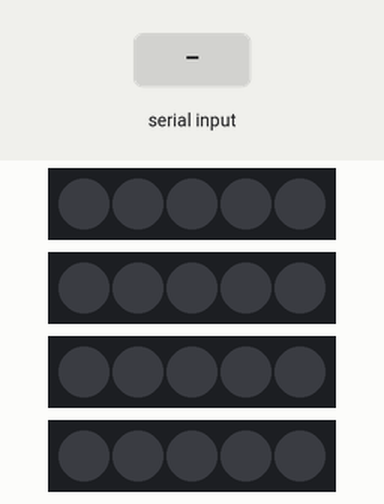
The sketch below on a simulated Arduino Uno, built with avr-gcc and run on an emulated ATmega328P. Shown: 4 × 5 RGB LEDs in strip order, left to right. The test bench sets the inputs (shaded band). Dim RGB values are drawn brighter than linear.

Above: at 1.2 s.
1.3 s: "90,45,200\n" received over Serial
At 1.46 s:
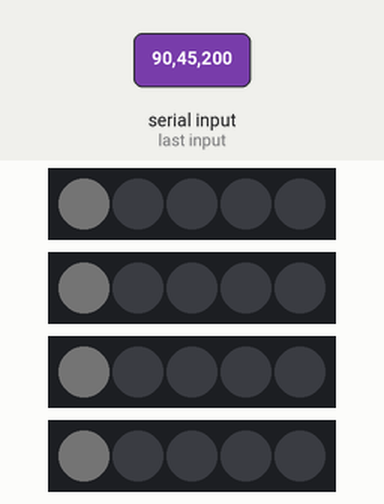
3.7 s: "30,150,10\n" received over Serial
At 6.17 s:
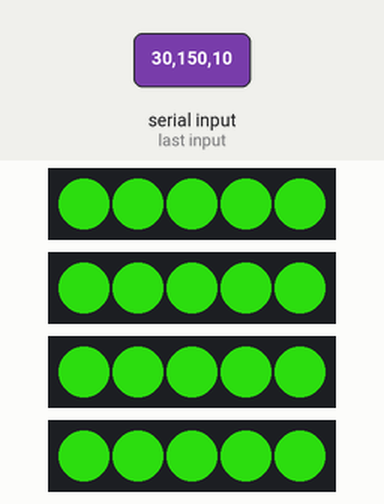
6.4 s: "90,45,200\n" received over Serial
At 7.16 s:
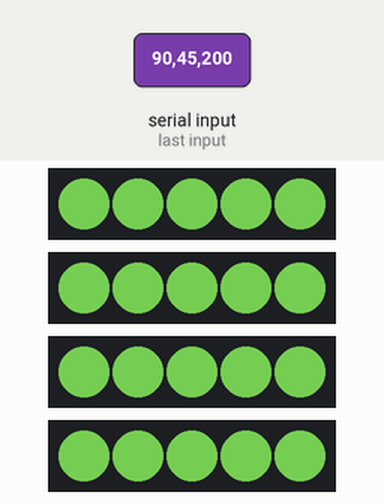
9.4 s: "1,90,45\n" received over Serial
At 12.2 s:
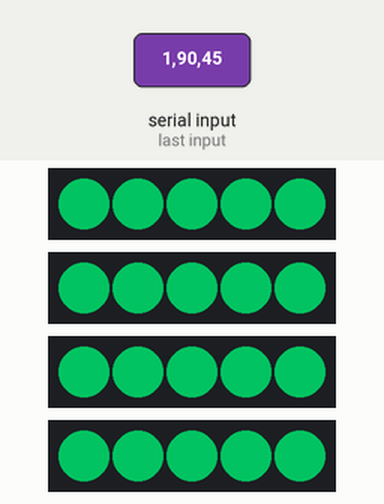
Timing chart, 0 to 12.8 s (numbered marks = the images above; inputs shaded):
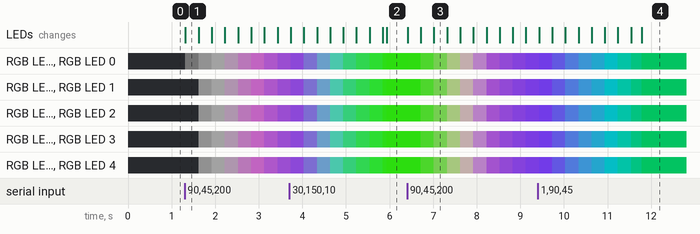

The sketch:

Luminaria_Bluetooth_RGB.ino
```cpp
/*
  Sketch arduino por Waldo Costa
  http://www.waldocosta.com.br
  upload: 2017 nov 18
  update: 2017 nov 20:
    # smooth color changes

  Baseado parcialmente no sketch de Tom Igoe disponível em:
  http://www.arduino.cc/en/Tutorial/SerialEvent
*/

#include <Adafruit_NeoPixel.h>

#define BRILHO    255 // valor de 0 a 255
#define PIXEL_COUNT 5 //número de pixels em cada fita de led

// utilizado para debug:
int delayval = 2; // valor de delay entre a atualização de cada pixel

// valores iniciais para vermelho, verde e azul
int vermelho_int = 0;           // valor final enviado para o led
int vermelho_temp = 0;
int previous_vermelho_int = 0;  // guarda o valor anterior para fazer a transição suave

int verde_int = 0;
int verde_temp = 0;
int previous_verde_int = 0;

int azul_int = 0;
int azul_temp = 0;
int previous_azul_int = 0;


// foram utilizadas 4 fitas de leds: strip1 a 4, nos pinos 5, 6, 9 e 10.
// Parameter 1 = number of pixels in strip,  neopixel stick has 8
// Parameter 2 = pin number (most are valid)
// Parameter 3 = pixel type flags, add together as needed:
//   NEO_RGB     Pixels are wired for RGB bitstream
//   NEO_GRB     Pixels are wired for GRB bitstream, correct for neopixel stick
//   NEO_KHZ400  400 KHz bitstream (e.g. FLORA pixels)
//   NEO_KHZ800  800 KHz bitstream (e.g. High Density LED strip), correct for neopixel stick
Adafruit_NeoPixel strip1 = Adafruit_NeoPixel(PIXEL_COUNT, 5, NEO_GRB + NEO_KHZ800);
Adafruit_NeoPixel strip2 = Adafruit_NeoPixel(PIXEL_COUNT, 6, NEO_GRB + NEO_KHZ800);
Adafruit_NeoPixel strip3 = Adafruit_NeoPixel(PIXEL_COUNT, 9, NEO_GRB + NEO_KHZ800);
Adafruit_NeoPixel strip4 = Adafruit_NeoPixel(PIXEL_COUNT, 10, NEO_GRB + NEO_KHZ800);


// função utilizada para preencher todos os
// leds com uma única cor
void colorWipe(uint32_t c) {
  for (uint16_t i = 0; i < PIXEL_COUNT; i++) {
    strip1.setPixelColor(i, c);
    strip1.show();
    strip2.setPixelColor(i, c);
    strip2.show();
    strip3.setPixelColor(i, c);
    strip3.show();
    strip4.setPixelColor(i, c);
    strip4.show();
  }
}

// desliga todos os leds ao iniciar
void desliga_todos() {
  colorWipe(strip1.Color(0, 0, 0));
}


void setup() {

  // initialize serial:
  Serial.begin(9600);

  strip1.setBrightness(BRILHO);
  strip1.begin();
  strip1.show();
  strip2.setBrightness(BRILHO);
  strip2.begin();
  strip2.show();
  strip3.setBrightness(BRILHO);
  strip3.begin();
  strip3.show();
  strip4.setBrightness(BRILHO);
  strip4.begin();
  strip4.show();

  // envia o valor RGB (0,0,0) para todos pixels
  desliga_todos();
}

void loop() {


  // if there's any serial available, read it:
  while (Serial.available() > 0) {

    // look for the next valid integer in the incoming serial stream:
    int red = Serial.parseInt();
    // do it again:
    int green = Serial.parseInt();
    // do it again:
    int blue = Serial.parseInt();

    // look for the newline. That's the end of your sentence:
    if (Serial.read() == '\n') {

      previous_vermelho_int = vermelho_int;
      previous_verde_int = verde_int;
      previous_azul_int = azul_int;

      vermelho_temp = red;
      verde_temp    = green;
      azul_temp     = blue;

    }
  }


  if (previous_vermelho_int > vermelho_temp) {
    previous_vermelho_int--;
    vermelho_int = previous_vermelho_int;
  }
  else if (previous_vermelho_int < vermelho_temp) {
    previous_vermelho_int++;
    vermelho_int = previous_vermelho_int;
  }
  else {
    //nada
  }

  if (previous_verde_int > verde_temp) {
    previous_verde_int--;
    verde_int = previous_verde_int;
  }
  else if (previous_verde_int < verde_temp) {
    previous_verde_int++;
    verde_int = previous_verde_int;
  }
  else {
    //nada
  }

  if (previous_azul_int > azul_temp) {
    previous_azul_int--;
    azul_int = previous_azul_int;
  }
  else if (previous_azul_int < azul_temp) {
    previous_azul_int++;
    azul_int = previous_azul_int;
  }
  else {
    //nada
  }


  //insere a cor nos pixels
  for (int k = 0; k < PIXEL_COUNT; k++) {

    // envia o valor de vermelho, verde e azul para o pixel de número k da fita 1
    strip1.setPixelColor(k, strip1.Color(vermelho_int, verde_int, azul_int)); //
    strip1.show();
    // o delay pode ser ativado para observar a ordem em que as cores são atualizadas
    //delay(delayval);

    // envia o valor de vermelho, verde e azul para o pixel de número k da fita 2
    strip2.setPixelColor(k, strip2.Color(vermelho_int, verde_int, azul_int)); //
    strip2.show();
    //delay(delayval);

    // envia o valor de vermelho, verde e azul para o pixel de número k da fita 31
    strip3.setPixelColor(k, strip3.Color(vermelho_int, verde_int, azul_int)); //
    strip3.show();
    //delay(delayval);

    // envia o valor de vermelho, verde e azul para o pixel de número k da fita 4
    strip4.setPixelColor(k, strip4.Color(vermelho_int, verde_int, azul_int)); //
    strip4.show();
    delay(delayval);

  }


}//fim do loop
```
